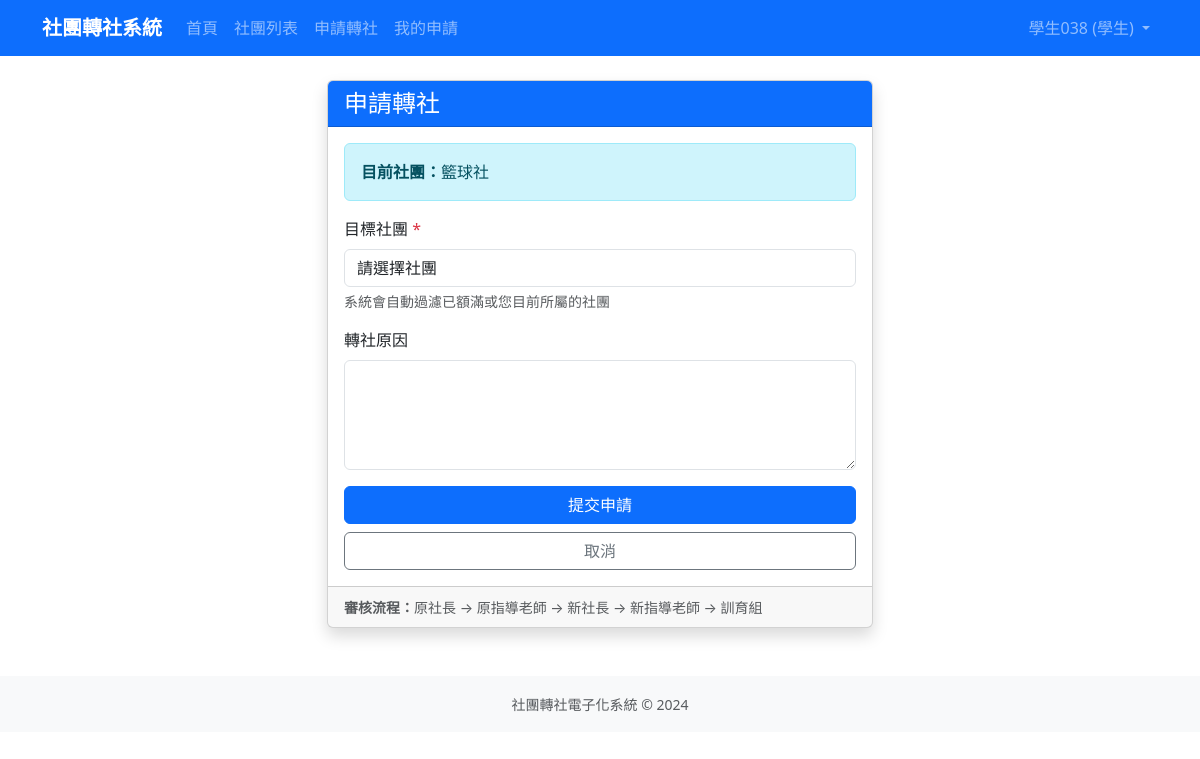
Page /transfers/apply/ (signed in) on the committed database.
### accounts/models.py (models this page shows, shortened)
class User(AbstractUser):
    ROLE_CHOICES = [
        ('student', '學生'),
        ('president', '社長'),
        ('teacher', '指導老師'),
        ('admin', '訓育組（管理員）'),
    ]
    role = models.CharField(
        max_length=20,
        choices=ROLE_CHOICES,
        default='student',
        verbose_name='身分組'
    )
    student_id = models.CharField(
        max_length=20,
        blank=True,
        verbose_name='學號'
    )
    club = models.ForeignKey(
        'clubs.Club',
        on_delete=models.SET_NULL,
        null=True,
        blank=True,
        verbose_name='所屬社團',
        related_name='members'
    )
    phone = models.CharField(max_length=20, blank=True, verbose_name='電話')
    class Meta:
        verbose_name = '使用者'
        verbose_name_plural = '使用者'

### clubs/models.py (models this page shows, shortened)
class Club(models.Model):
    CATEGORY_CHOICES = [
        ('academic', '學術類'),
        ('arts', '藝文類'),
        ('performance', '藝能類'),
        ('recreation', '康輔類'),
        ('sports', '體育類'),
    ]
    code = models.CharField(max_length=10, unique=True, null=True, blank=True, verbose_name='社團代號')
    name = models.CharField(max_length=100, verbose_name='社團名稱')
    teacher = models.CharField(max_length=50, default='', verbose_name='指導老師')
    president = models.CharField(max_length=50, default='', verbose_name='社長')
    location = models.CharField(max_length=100, blank=True, verbose_name='社課場地')
    category = models.CharField(max_length=20, choices=CATEGORY_CHOICES, blank=True, verbose_name='類別')
    description = models.TextField(blank=True, verbose_name='社團描述')
    max_members = models.PositiveIntegerField(default=30, verbose_name='人數上限')
    current_members = models.PositiveIntegerField(default=0, verbose_name='現有人數')
    is_active = models.BooleanField(default=True, verbose_name='啟用中')
    created_at = models.DateTimeField(auto_now_add=True, verbose_name='建立時間')
    updated_at = models.DateTimeField(auto_now=True, verbose_name='更新時間')
    class Meta:
        verbose_name = '社團'
        verbose_name_plural = '社團'
        ordering = ['name']
    def __str__(self):
        return self.name

### transfers/views.py (the view, shortened to what this page needs)
# urls.py: path('apply/', views.TransferApplyView.as_view(), name='transfer_apply'),
class TransferApplyView(LoginRequiredMixin, TransferApplicantRequiredMixin, CreateView):
    model = TransferRequest
    template_name = 'transfers/transfer_form.html'
    fields = ['target_club', 'reason']
    success_url = reverse_lazy('my_requests')
    def get_form(self, form_class=None):
        form = super().get_form(form_class)
        user = self.request.user
        if user.club:
            available_clubs = Club.objects.filter(
                is_active=True,
                current_members__lt=models.F('max_members')
            ).exclude(id=user.club.id)
        else:
            available_clubs = Club.objects.filter(
                is_active=True,
                current_members__lt=models.F('max_members')
            )
        form.fields['target_club'].queryset = available_clubs
        form.fields['target_club'].label = '目標社團'
        form.fields['target_club'].empty_label = '請選擇社團'
        form.fields['reason'].label = '轉社原因'
        form.fields['reason'].widget.attrs['rows'] = 4
        target_club_id = self.request.GET.get('target_club')
        if target_club_id and available_clubs.filter(pk=target_club_id).exists():
            form.initial['target_club'] = target_club_id
        return form

### transfers/views.py (called while the page is built)
    def test_func(self):
        return self.request.user.role == 'student'

### templates/transfers/transfer_form.html (shortened to what this page needs)
{% extends 'base.html' %}
{% block content %}
<div class="row justify-content-center">
    <div class="col-md-8 col-lg-6">
        <div class="card shadow">
            <div class="card-header bg-primary text-white">
                <h4 class="mb-0">申請轉社</h4>
            </div>
            <div class="card-body">
                <div class="alert alert-info">
                    <strong>目前社團：</strong>{{ user.club.name|default:"未加入任何社團" }}
                </div>
                <form method="post">
                    <div class="mb-3">
                        <label for="{{ form.target_club.id_for_label }}" class="form-label">
                            目標社團 <span class="text-danger">*</span>
                        </label>
                        {{ form.target_club }}
                        <div class="form-text">系統會自動過濾已額滿或您目前所屬的社團</div>
                    </div>
                    <div class="mb-3">
                        <label for="{{ form.reason.id_for_label }}" class="form-label">
                            轉社原因
                        </label>
                        {{ form.reason }}
                    </div>
                    <div class="d-grid gap-2">
                        <button type="submit" class="btn btn-primary">提交申請</button>
                        <a href="{% url 'home' %}" class="btn btn-outline-secondary">取消</a>
                    </div>
                </form>
            </div>
            <div class="card-footer">
                <small class="text-muted">
                    <strong>審核流程：</strong>原社長 → 原指導老師 → 新社長 → 新指導老師 → 訓育組
                </small>
            </div>
        </div>
    </div>
</div>
{% endblock %}

### templates/base.html (shortened to what this page needs)
<!DOCTYPE html>
<html lang="zh-TW">
<head>
    <link href="https://cdn.jsdelivr.net/npm/bootstrap@5.3.0/dist/css/bootstrap.min.css" rel="stylesheet">
</head>
<body>
    <nav class="navbar navbar-expand-lg navbar-dark bg-primary">
        <div class="container">
            <a class="navbar-brand" href="{% url 'home' %}">社團轉社系統</a>
            <div class="collapse navbar-collapse" id="navbarNav">
                <ul class="navbar-nav me-auto">
                    <li class="nav-item">
                        <a class="nav-link" href="{% url 'home' %}">首頁</a>
                    </li>
                    <li class="nav-item">
                        <a class="nav-link" href="{% url 'club_list' %}">社團列表</a>
                    </li>
                    {% if user.is_authenticated %}
                        {% if user.role == 'student' or user.role == 'president' %}
                            <li class="nav-item">
                                <a class="nav-link" href="{% url 'transfer_apply' %}">申請轉社</a>
                            </li>
                            <li class="nav-item">
                                <a class="nav-link" href="{% url 'my_requests' %}">我的申請</a>
                            </li>
                        {% endif %}
                    {% endif %}
                </ul>
                <ul class="navbar-nav">
                    {% if user.is_authenticated %}
                        <li class="nav-item dropdown">
                            <a class="nav-link dropdown-toggle" href="#" role="button" data-bs-toggle="dropdown">
                                {{ user.get_full_name|default:user.username }} ({{ user.get_role_display }})
                            </a>
                        </li>
                    {% else %}
                        <li class="nav-item">
                            <a class="nav-link" href="{% url 'login' %}">登入</a>
                        </li>
                    {% endif %}
                </ul>
            </div>
        </div>
    </nav>
    <main class="container my-4">
        {% block content %}{% endblock %}
    </main>
    <footer class="bg-light py-3 mt-5">
        <div class="container text-center text-muted">
            <small>社團轉社電子化系統 &copy; 2024</small>
        </div>
    </footer>
</body>
</html>

### templates/base.html (style rules this page uses)
.navbar-brand { font-weight: bold; }

### rows in the picture
User: get_full_name "學生038", role "學生", club.name "籃球社"
